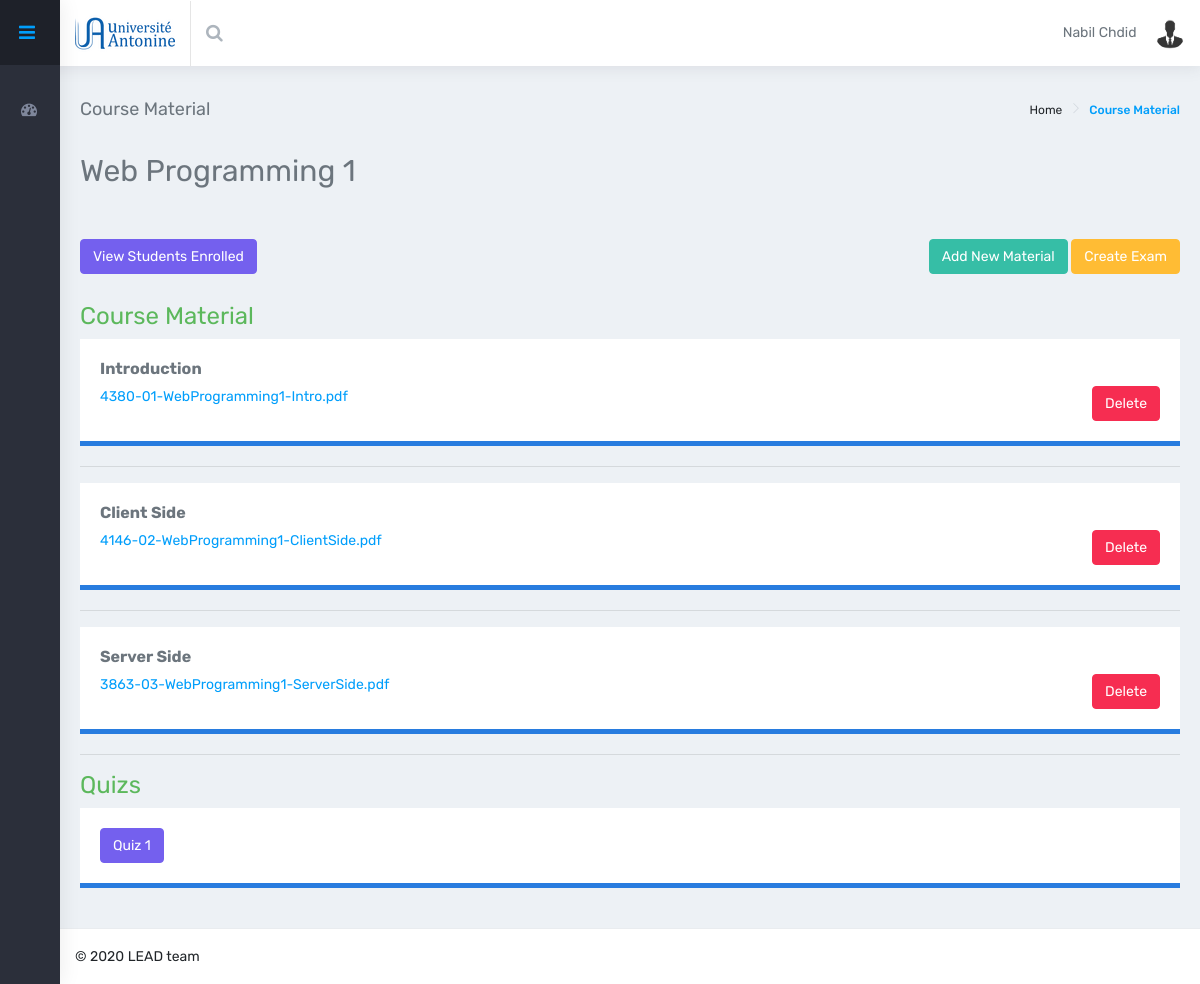
Screenshot of /PL/views/teacherCourseMaterial-page.php?classId=2&className=Web Programming 1 (signed in) with the database file from the repository.
### tables this page shows
CREATE TABLE `classmaterial` (
  `id` int(11) NOT NULL,
  `idClass` int(11) NOT NULL,
  `materialUrl` varchar(400) NOT NULL,
  `description` varchar(400) DEFAULT NULL
);

CREATE TABLE `exam` (
  `id` int(11) NOT NULL,
  `idClass` int(11) NOT NULL,
  `quizTitle` varchar(45) NOT NULL,
  `totalGrade` int(11) NOT NULL,
  `startDate` datetime NOT NULL,
  `endDate` datetime NOT NULL
);

### DAL/courseRepository.php (called while the page is built, shortened)
<?php
include_once('connection.php');
function selectClassMaterial($classId){
    GLOBAL $con;
    $query = "SELECT * FROM `classmaterial` WHERE `idClass` = '$classId'";
    $results = mysqli_query($con, $query);
    if (mysqli_num_rows($results) > 0 ) {
        $material = array();
        while($row = mysqli_fetch_assoc($results)){
            array_push($material, $row);
        }
        return $material;
    }
    return array();
}
?>

### BLL/courseManager.php (called while the page is built, shortened)
<?php
include_once('../../DAL/courseRepository.php');
function getClassMaterial($classId){
    return selectClassMaterial($classId);
}
?>

### DAL/quizRepository.php (called while the page is built, shortened)
<?php
$con = openCon();
function selectClassExams($classId){
    GLOBAL $con;
    $query = "SELECT * FROM `exam` WHERE `idClass`='$classId'";
    $results = mysqli_query($con, $query);
    if (mysqli_num_rows($results) >0) {
        $exams = array();
        while($row = mysqli_fetch_assoc($results)){
            array_push($exams, $row);
        }
        return $exams;
    }
    return array();
}
?>

### BLL/quizManager.php (called while the page is built, shortened)
<?php
include_once('../../DAL/quizRepository.php');
function getClassExams($classId){
    return selectClassExams($classId);
}
?>

### PL/views/teacherCourseMaterial-page.php (the view, shortened to what this page needs)
<!DOCTYPE html>
<html lang="en">
<head>
    <link rel="stylesheet" href="../assets/icons/font-awesome/css/font-awesome.css">
    <link href="../styles/style.css" rel="stylesheet">
    <link href="../styles/pages/studentDashboard-page.css" rel="stylesheet">
</head>
<body class="skin-default-dark fixed-layout">
    <div id="main-wrapper">
        <header class="topbar">
            <nav class="navbar top-navbar navbar-expand-md navbar-dark">
                <div class="navbar-header">
                    <a class="navbar-brand" href="index.php">
                        <b>
                            <img src="../assets/images/UAlogoName.png" alt="homepage" class="dark-logo" />
                        </b>
                    </a>
                </div>
                <div class="navbar-collapse">
                    <ul class="navbar-nav mr-auto">
                        <li class="nav-item search-box"> <a class="nav-link waves-effect waves-dark" href="javascript:void(0)"><i class="fa fa-search"></i></a>
                        </li>
                    </ul>
                    <ul class="navbar-nav my-lg-0">
                        <li class="nav-item dropdown"> <?php echo $_SESSION['fname']; ?> <?php echo $_SESSION['lname']; ?>
                            <a class="nav-link dropdown-toggle text-muted waves-effect waves-dark" href="" data-toggle="dropdown" aria-haspopup="true" aria-expanded="false"><img src="../assets/images/users/<?php echo $_SESSION['ppURL'] ?>" alt="user" class="img-circle" width="30"></a>
                        </li>
                    </ul>
                </div>
            </nav>
        </header>
        <aside class="left-sidebar">
            <div class="d-flex no-block nav-text-box align-items-center">
                <a class="waves-effect waves-dark ml-auto hidden-sm-down" href="javascript:void(0)"><i class="fa fa-bars fa-lg"></i></a>
            </div>
            <div class="scroll-sidebar">
                <nav class="sidebar-nav">
                    <ul id="sidebarnav">
                        <li> <a class="waves-effect waves-dark" href="teacherDashboard-page.php" aria-expanded="false"><i class="fa fa-tachometer"></i><span class="hide-menu">Dashboard</span></a></li>
                    </ul>
                </nav>
            </div>
        </aside>
        <div class="page-wrapper">
            <div class="container-fluid">
                <div class="row page-titles">
                    <div class="col-md-5 align-self-center">
                        <h4 class="text-themecolor">Course Material</h4>
                    </div>
                    <div class="col-md-7 align-self-center text-right">
                        <div class="d-flex justify-content-end align-items-center">
                            <ol class="breadcrumb">
                                <li class="breadcrumb-item"><a href="javascript:void(0)">Home</a></li>
                                <li class="breadcrumb-item active">Course Material</li>
                            </ol>
                        </div>
                    </div>
                </div>
                <h2><?php echo $_GET['className'] ?></h4>
                <br><Br>
                <div style="float:left;">
                    <button type="button" class="btn btn-primary">
                        <a href="teacherStudentsEnrolled-page.php?classId=<?php echo $_GET['classId']; ?>" style="color :white;">View Students Enrolled</a>
                    </button>
                </div>
                <div style="float:right;">
                    <button type="button" class="btn btn-success" data-toggle="modal" data-target="#exampleModalCenter">
                        Add New Material
                    </button>
                    <button type="button" class="btn btn-warning">
                        <a href="teacherCreateQuiz-page.php?classId=<?php echo $_GET['classId'] ?>&className=<?php echo $_GET['className'] ?>" style="color :white;">Create Exam</a>
                    </button>
                </div>
                <br><Br><br>
                    <div class="row">
                        <div class="col-12">
                            <?php
                            $classId = $_GET['classId'];
                            $materials = getClassMaterial($classId); ?>
                            <h3 style="color: #5cb85c">Course Material</h3>
                            <?php foreach ($materials as $material) : ?>
                                <div class="card">
                                    <div class="card-body">
                                        <form action="teacherCourseMaterial-page.php" method="post">
                                            <h5><b><?php echo $material['description'] ?></b></h5>
                                            <a target="_blank" href="<?php echo "../assets/material/" . $material['materialUrl'] ?>"><?php echo $material['materialUrl'] ?></a>
                                            <input type="submit" style="float:right;" class="btn btn-danger" name="delete" value="Delete">
                                        </form>
                                    </div>
                                </div>
                                <hr>
                            <?php endforeach ?>
                            <h3 style="color: #5cb85c">Quizs</h3>
                            <div class="row">
                                <div class="col-12">
                                    <div class="card">
                                        <div class="card-body">
                                            <?php
                                            $myQuizs = getClassExams($classId);
                                            foreach ($myQuizs as $myQuiz) : ?>
                                                <a href="teacherListQuizEntries-page.php?quizId=<?php echo $myQuiz['id'] ?>" type="button" class="btn btn-primary">
                                                    <?php echo $myQuiz['quizTitle']; ?></a></td>
                                            <?php endforeach ?>
                                        </div>
                                    </div>
                                </div>
                            </div>
                        </div>
                    </div>
            </div>
        </div>
    </div>
    <footer class="footer">
        © 2020 LEAD team</a>
    </footer>
</body>
</html>

### PL/views/teacherCourseMaterial-page.php (style rules this page uses)
.card-body { border-bottom: 5px solid #287CDF; }

### rows the page displays
classmaterial: description "Introduction", materialUrl "4380-01-WebProgramming1-Intro.pdf"
classmaterial: description "Client Side", materialUrl "4146-02-WebProgramming1-ClientSide.pdf"
classmaterial: description "Server Side", materialUrl "3863-03-WebProgramming1-ServerSide.pdf"
exam: quizTitle "Quiz 1"

### other values shown
$_SESSION['fname'] "Nabil"
$_SESSION['lname'] "Chdid"
$_GET['className'] "Web Programming 1"
